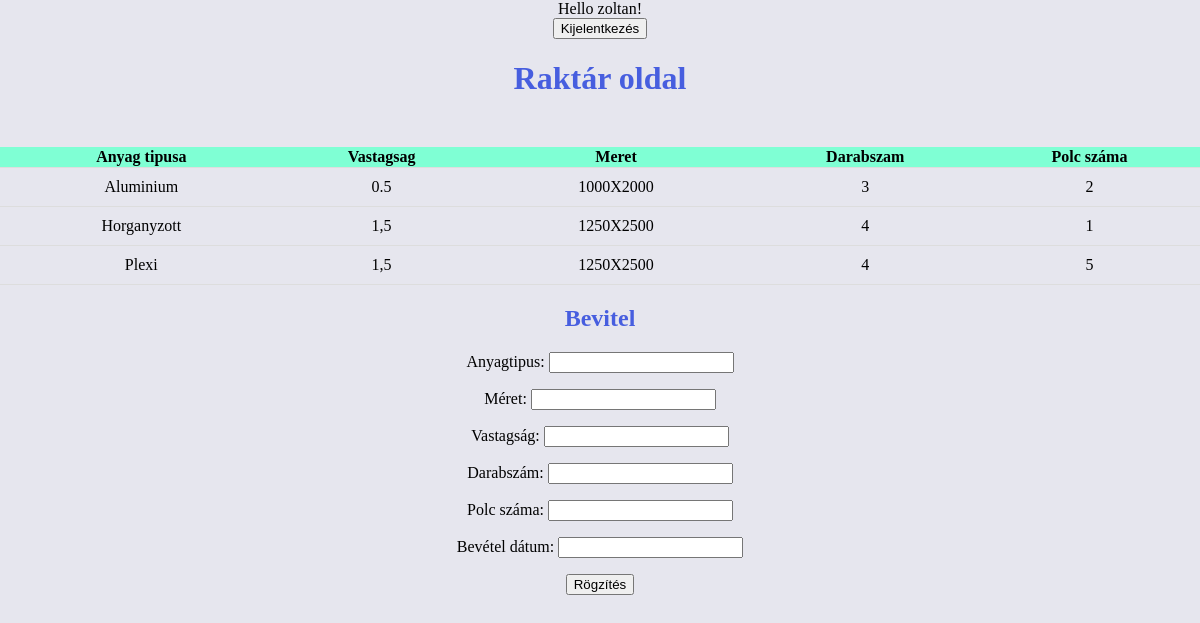
Screenshot of /raktar/ (signed in) with the database file from the repository.
### raktar_app/models.py (models this page shows, shortened)
class CustomUser(AbstractUser):
     raktaros = models.BooleanField(default=False)
     lezervago = models.BooleanField(default=False)

class Alapanyag(models.Model):
     anyagtipus = [
                        ("Aluminium" , "Aluminium"),
                        ("Horganyzott" , "Horganyzott"),
                        ("Plexi", "Plexi"),
                        ("Rozsdamentes","Rozsdamentes"),
                        ("Szénacél", "Szénacél") ]
     anyagtipusa= models.CharField(max_length = 20 ,choices = anyagtipus)
     vastagsag = [("0.5", "0.5"),
                  ("1.0", "1.0"),
                  ("1,5", "1,5"),
                  ("2.0", "2.0"),
                  ("2,5", "2,5")]
     vastagsag_valaszt = models.CharField(max_length = 10, choices = vastagsag)
     meret = [("1000X2000", "1000X2000"),
              ("1250X2500", "1250X2000"),
              ("1500X3000", "1500X3000")
              ]
     meret_valaszt = models.CharField(max_length =30, choices = meret)
     darabszam = models.PositiveIntegerField(default=0)
     polc_szama = models.PositiveIntegerField(default=0)

### raktar_app/views.py (the view)
# urls.py: path('raktar/' ,views.bevitel, name = "raktar"),
def bevitel(request):
    bevform = BevitelForm()
    alapanyagok =  Alapanyag.objects.all()
    return render(request, 'raktar.html', {
        'object_list': alapanyagok,
        'bevform': bevform
    })

### raktar_app/forms.py
class BevitelForm(forms.Form):
    anyagtipus = forms.CharField(max_length = 30)
    méret = forms.CharField(max_length=30)
    vastagság = forms.CharField(max_length=30)
    darabszám = forms.IntegerField()
    polc_száma = forms.IntegerField()
    bevétel_dátum = forms.DateField()

### templates/raktar.html (shortened to what this page needs)
{% extends 'base.html'%}
{% block content%}
    {% if user.is_authenticated and user.raktaros == True%}
    Hello {{user.username}}!
    <form action="{% url 'logout' %}" method="post">
        <button type="submit">Kijelentkezés</button>
    </form>
      <h1>Raktár oldal</h1>
      <table>
          <tr>
              <th>Anyag tipusa</th>
              <th>Vastagsag</th>
              <th>Meret</th>
              <th>Darabszam</th>
              <th>Polc száma</th>
           </tr>
            {% for adatok in object_list %}
        <tr>
            <td>{{adatok.anyagtipusa}}</td>
            <td>{{adatok.vastagsag_valaszt}}</td>
            <td>{{adatok.meret_valaszt}}</td>
            <td>{{adatok.darabszam}}</td>
            <td>{{adatok.polc_szama}}</td>
        </tr>
        {% endfor %}
    </table>
    <form method="POST">
        <h2>Bevitel</h2>
        {{ bevform.as_p }}
        <input type="submit" value="Rögzítés"/>
    </form>
    {%else%}
    <p>Nem vagy bejelentkezeve!</p>
    <a href="{%url 'login'%}">Bejelentkezés</a>
    {%endif%}
{%endblock%}

### raktar_app/static/css/stilus.css (style rules this page uses)
body { margin: 0; background-color: rgb(230, 230, 238); text-align: center; }
h1 { color: rgb(71, 94, 223); }
h2 { color: rgb(71, 94, 223); }
table { margin-top: 50px; border-collapse: collapse; width: 100%; }
tr { border-bottom: 1px solid #ddd; }
td { position: sticky; padding: 10px; text-align: center; }
th { background-color: aquamarine; }

### rows the page displays
CustomUser: username "zoltan"
Alapanyag: anyagtipusa "Aluminium", vastagsag_valaszt "0.5", meret_valaszt "1000X2000", darabszam "3", polc_szama "2"
Alapanyag: anyagtipusa "Horganyzott", vastagsag_valaszt "1,5", meret_valaszt "1250X2500", darabszam "4", polc_szama "1"
Alapanyag: anyagtipusa "Plexi", vastagsag_valaszt "1,5", meret_valaszt "1250X2500", darabszam "4", polc_szama "5"
